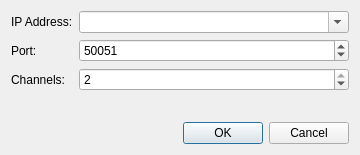
<?xml version="1.0" encoding="UTF-8"?>
<ui version="4.0">
 <class>ConnectionDialog</class>
 <widget class="QDialog" name="ConnectionDialog">
  <property name="geometry">
   <rect>
    <x>0</x>
    <y>0</y>
    <width>360</width>
    <height>155</height>
   </rect>
  </property>
  <property name="windowTitle">
   <string>Connect to Device</string>
  </property>
  <property name="sizeGripEnabled">
   <bool>false</bool>
  </property>
  <layout class="QVBoxLayout" name="verticalLayout">
   <item>
    <layout class="QFormLayout" name="formLayout">
     <item row="0" column="0">
      <widget class="QLabel" name="labelIp">
       <property name="text">
        <string>IP Address:</string>
       </property>
      </widget>
     </item>
     <item row="0" column="1">
      <widget class="QComboBox" name="comboIp">
       <property name="sizePolicy">
        <sizepolicy hsizetype="Expanding" vsizetype="Fixed">
         <horstretch>0</horstretch>
         <verstretch>0</verstretch>
        </sizepolicy>
       </property>
       <property name="editable">
        <bool>true</bool>
       </property>
       <property name="insertPolicy">
        <enum>QComboBox::NoInsert</enum>
       </property>
       <property name="placeholderText">
        <string>e.g. 192.168.1.100</string>
       </property>
      </widget>
     </item>
     <item row="1" column="0">
      <widget class="QLabel" name="labelPort">
       <property name="text">
        <string>Port:</string>
       </property>
      </widget>
     </item>
     <item row="1" column="1">
      <widget class="QSpinBox" name="spinPort">
       <property name="minimum">
        <number>1</number>
       </property>
       <property name="maximum">
        <number>65535</number>
       </property>
       <property name="value">
        <number>50051</number>
       </property>
      </widget>
     </item>
     <item row="2" column="0">
      <widget class="QLabel" name="labelChannels">
       <property name="text">
        <string>Channels:</string>
       </property>
      </widget>
     </item>
     <item row="2" column="1">
      <widget class="QSpinBox" name="spinChannels">
       <property name="minimum">
        <number>1</number>
       </property>
       <property name="maximum">
        <number>2</number>
       </property>
       <property name="value">
        <number>2</number>
       </property>
      </widget>
     </item>
    </layout>
   </item>
   <item>
    <widget class="QDialogButtonBox" name="buttonBox">
     <property name="standardButtons">
      <set>QDialogButtonBox::Cancel|QDialogButtonBox::Ok</set>
     </property>
    </widget>
   </item>
  </layout>
 </widget>
 <resources/>
 <connections/>
</ui>
